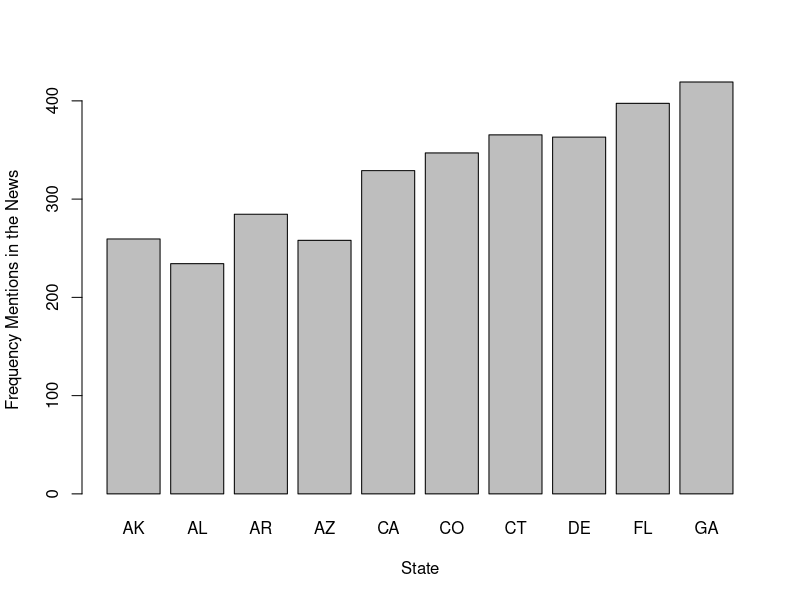
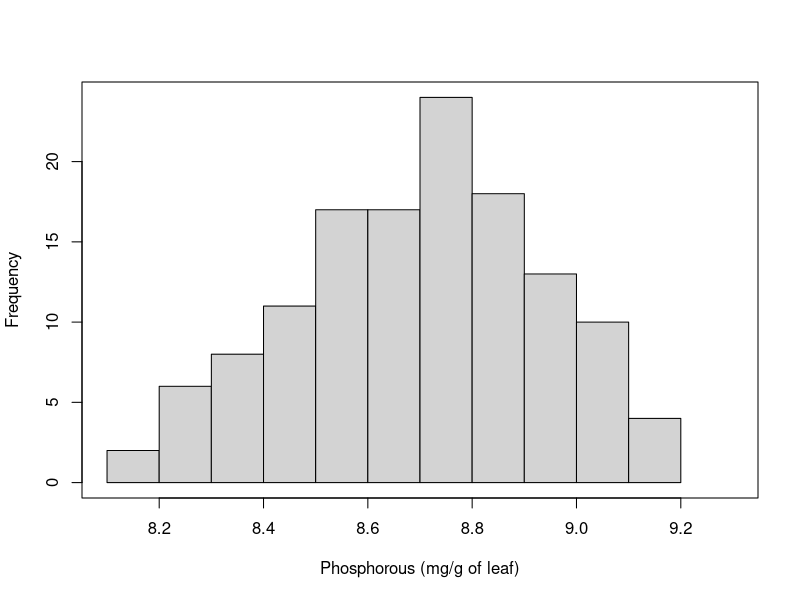
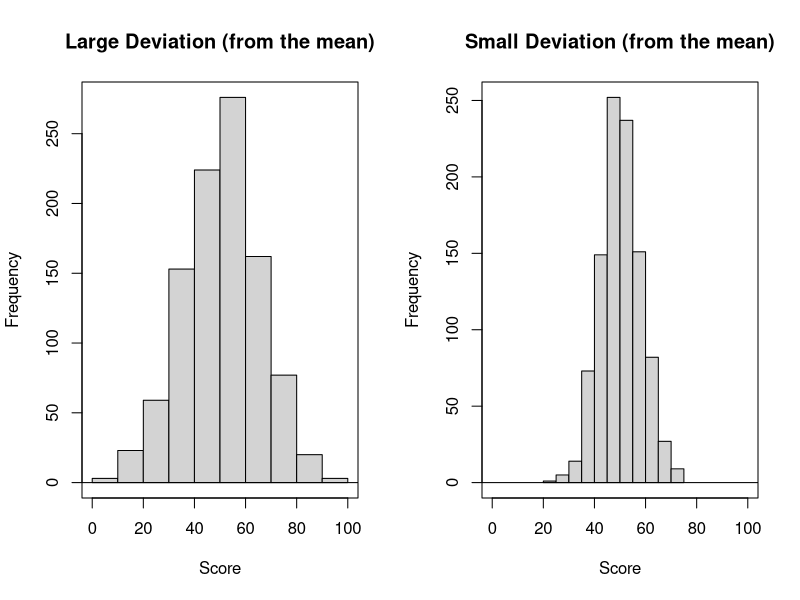
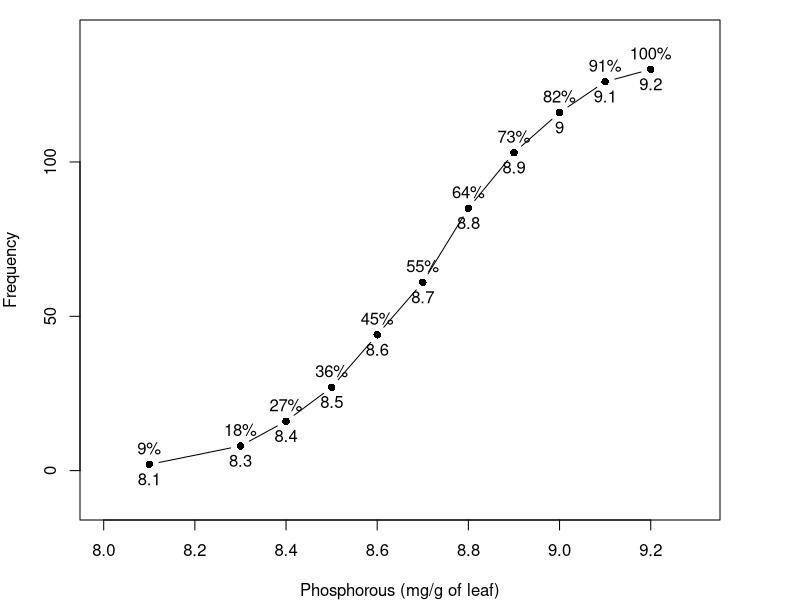
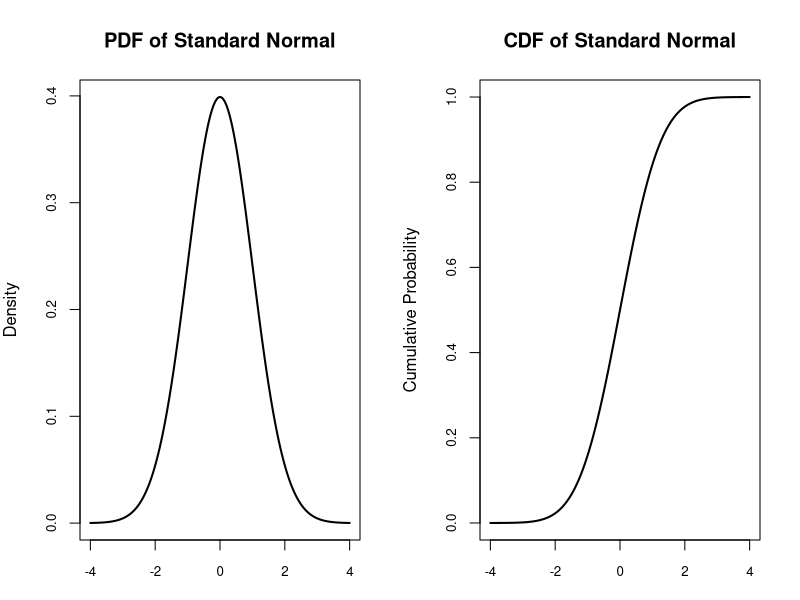
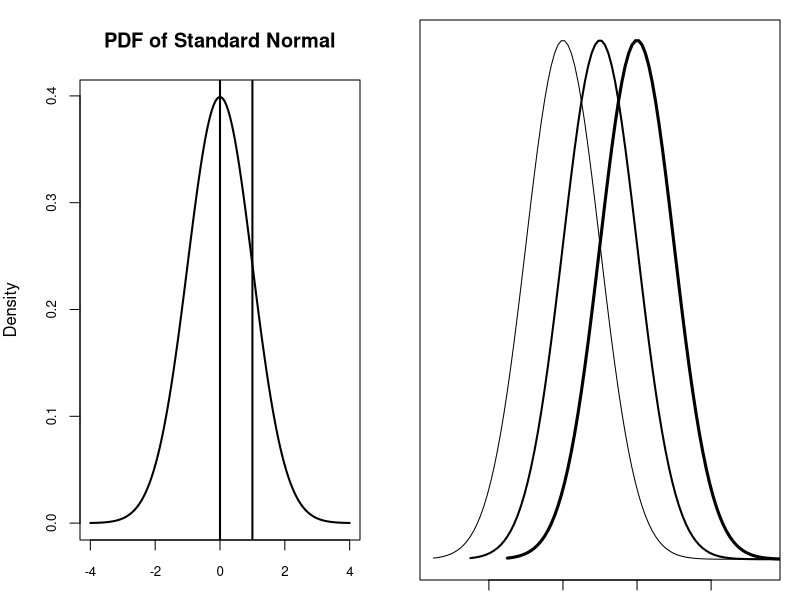
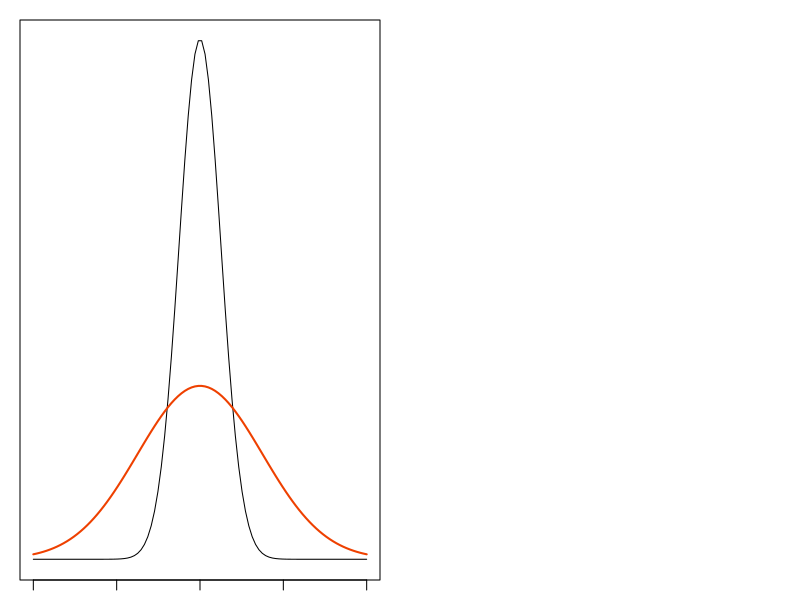
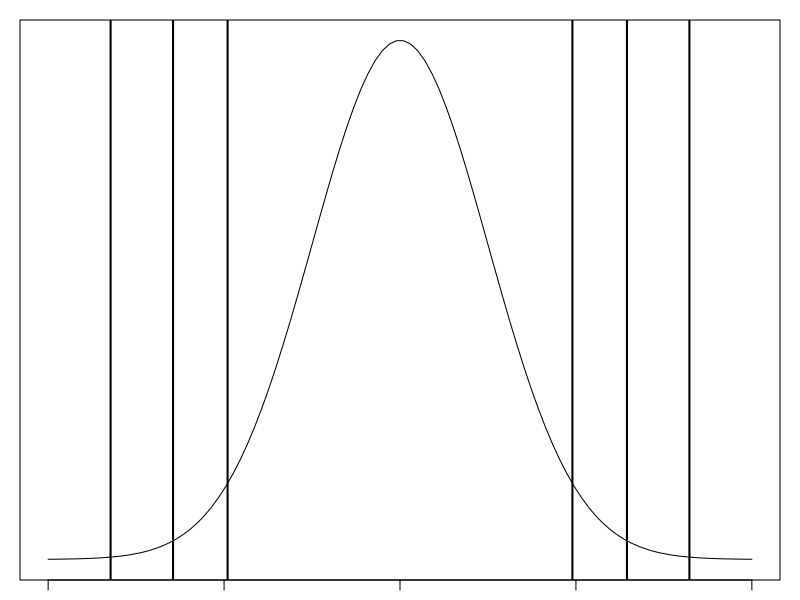

Here is the R script that generated these plots, in order:
## ---- chunk 1
barplot(longley$GNP[1:10] ~ state.abb[1:10], xlab = 'State', ylab = 'Frequency Mentions in the News')
## ---- chunk 2
# Histogram for fig 2.2.3
par(mfrow = c(1,1)) # This tells R to put 1 row, 2 columns
stuff.to.plot <- c(rep(8.1,2), rep(8.3,6), rep(8.4,8), rep(8.5,11), rep(8.6,17), rep(8.7,17), rep(8.8,24), rep(8.9,18), rep(9.0,13), rep(9.1,10), rep(9.2,4))
hist(stuff.to.plot, main = "", xlab = "Phosphorous (mg/g of leaf)", xlim = c(8.1,9.3), freq = T)
box()
## ---- chunk 3
# Histogram for fig 2.2.1 and 2.2.2
par(mfrow = c(1,2)) # This tells R to put 1 row, 2 columns
stuff.to.plot <- rnorm(n = 1000, mean = 50, sd = 15)
hist(stuff.to.plot, main = "Large Deviation (from the mean)", xlab = "Score", xlim = c(0,100))
box()
abline(h = 0)

stuff.to.plot <- rnorm(n = 1000, mean = 50, sd = 8)
hist(stuff.to.plot, main = "Small Deviation (from the mean)", xlab = "Score", xlim = c(0,100))
box()
abline(h = 0)

## ---- chunk 4
# Histogram for fig 2.2.3
par(mfrow = c(1,1), mar = c(4,4,1,4)) # This tells R to put 1 row, 2 columns
x <- c(8.1, 8.3, 8.4, 8.5, 8.6, 8.7, 8.8, 8.9, 9.0, 9.1, 9.2)
y <- c(2,8,16,27,44,61,85,103,116,126,130)
y2 <- y/130
plot(x,y, 
     main = "", 
     xlab = "Phosphorous (mg/g of leaf)", 
     ylab = "Frequency", 
     xlim = c(8.0,9.3), 
     ylim = c(-10,140), 
     type = 'b',
     pch=16,
     axes = F)
axis(side=2)
axis(side=1)

text(x = x, y = y, labels = paste0(round(seq(1,length(x))/length(x), 2)*100,'%'), pos = 3)
text(x = x, y = y, labels = x, pos = 1)
box()

## ---- chunk 5
set.seed(3000)
xseq<-seq(-4,4,.01)
densities<-dnorm(xseq, 0,1)
cumulative<-pnorm(xseq, 0, 1)
randomdeviates<-rnorm(1000,0,1)
par(mfrow=c(1,2), mar=c(3,4,4,2))
plot(xseq, densities,xlab="", ylab="Density", type="l",lwd=2, cex=2, main="PDF of Standard Normal", cex.axis=.8)
plot(xseq, cumulative, xlab="", ylab="Cumulative Probability",type="l",lwd=2, cex=2, main="CDF of Standard Normal", cex.axis=.8)
## ---- chunk 6
set.seed(3000)
xseq<-seq(-4,4,.01)
densities<-dnorm(xseq, 0,1)
cumulative<-pnorm(xseq, 0, 1)
randomdeviates<-rnorm(1000,0,1)
plot(xseq, densities,xlab="", ylab="Density", type="l",lwd=2, cex=2, main="PDF of Standard Normal", cex.axis=.8)
abline(v = c(0,1), lwd = 2)
## ---- chunk 7
# Figures 30 and 31 (went out of order)
par(mar = rep(1,4))
xlim. <- c(-3.5,5.5)
plot(x = seq(xlim.[1],xlim.[2], length.out = 100), y = dnorm(seq(xlim.[1],xlim.[2],length.out = 100)), 
     xlab = "", ylab = "Y", type = "l", yaxt = 'n', xlim = xlim.)
lines(x = seq(xlim.[1],xlim.[2], length.out = 100) + 1, y = dnorm(seq(xlim.[1],xlim.[2],length.out = 100)), lwd = 2)
lines(x = seq(xlim.[1],xlim.[2], length.out = 100) + 2, y = dnorm(seq(xlim.[1],xlim.[2],length.out = 100)), lwd = 3)
## ---- chunk 8
par(mar = rep(1,4)) 

xlim. <- c(-4,4)

plot(x = seq(xlim.[1],xlim.[2], length.out = 100), 
     y = dnorm(seq(xlim.[1],xlim.[2],length.out = 100), mean = 0, sd = 0.5), 
     xlab = "", ylab = NA, type = "l", yaxt = 'n', xlim = xlim.)

lines(x = seq(xlim.[1],xlim.[2], length.out = 100), 
      y = dnorm(seq(xlim.[1],xlim.[2],length.out = 100), mean = 0, sd = 1.5), 
      col = 'orangered2', lwd = 2)

labels <- c(expression(paste(mu,"-3",sigma)), expression(paste(mu,"-2",sigma)))

## ---- chunk 9
library(knitr)
vals <- rnorm(10)
dt <- data.frame(observation = vals,
                 centered.obs = vals - mean(vals),
                 scaled.centered.osb = (vals - mean(vals))/sd(vals),
                 Prob.get.less = pnorm((vals - mean(vals))/sd(vals)),
                 Prob.get.more = 1 - pnorm((vals - mean(vals))/sd(vals)))
dt <- round(dt,3)
names(dt) <- c('Obs', 
               'Centered Obs (difference between the value and the mean)', 
               'Scaled Centered Obs (Centered value divided by standard deviation, Z-score)', 
               'Prob (obs < Z)', 'Prob (Obs > Z)')
knitr::kable(dt)

dt <- data.frame(mean = mean(vals),
                 sd = sd(vals))
dt <- round(dt,3)
knitr::kable(dt)
## ---- chunk 10
par(mfrow = c(1,1)) # This tells R to put 1 row, 1 columns
plot(x = seq(-4,4, length.out = 100), 
     y = dnorm(seq(-4,4,length.out = 100)), ylab = "", type = "l", yaxt = 'n', xlab = "Quantile")
abline(v = c(-1.96, 1.96), lwd = 2)
abline(v = c(-2.58, 2.58), lwd = 2)
abline(v = c(-3.29, 3.29), lwd = 2)

#x axis labels and percentages need to be added 
## ---- chunk 11
par(mfrow = c(1,1), mar = c(4,4,1,4))  
x <- c(1,2,3,4,5)
y <- rnorm(length(x), mean = 0, sd = 1)
y <- y - mean(y)
plot(x,y, 
     main = "", xlab = "Sample from Lecturer in my Department", 
     ylab = "Deviation", xlim = c(1,5), 
     ylim = c(-max(abs(range(y))), max(abs(range(y)))), 
     pch=16, type = 'h')
points(x,y, pch = 20)
abline(h = 0)

## ---- chunk 12
par(mfrow = c(1,1)) # This tells R to put 1 row, 1 columns
plot(x = seq(-3,3, length.out = 100), 
     y = dnorm(seq(-3,3,length.out = 100)), ylab = "", type = "l", yaxt = 'n', xlab = "Quantile")
abline(v = c(-1.96, 1.96), lwd = 2)
#x axis labels and percentages need to be added 
## ---- chunk 13
par(mfrow = c(1,1)) # This tells R to put 1 row, 1 columns
plot(x = seq(-4,4, length.out = 100), y = dnorm(seq(-4,4,length.out = 100)), xlab = "Z", ylab = NA, type = "l", yaxt = 'n', xaxt = 'n')
abline(v = 1.96)

## ---- chunk 14
par(mfrow = c(1,1)) # This tells R to put 1 row, 1 columns
plot(x = seq(-4,4, length.out = 100), y = dnorm(seq(-4,4,length.out = 100)), xlab = "Z", ylab = "Y", type = "l", yaxt = 'n')
abline(v = -1.96)
abline(v = 1.96)
#Needs "-1.96", "1.45", and "1.96" arrows on x axis 
## ---- chunk 15
par(mfrow = c(1,1)) # This tells R to put 1 row, 1 columns
plot(x = seq(-4,4, length.out = 100), y = dnorm(seq(-4,4,length.out = 100)), xlab = "Z", ylab = "Y", type = "l", yaxt = 'n')
abline(v = -1.96)
abline(v = 1.96)
#Needs "-1.96", "1.45", and "1.96" arrows on x axis 
## ---- chunk 16
par(mfrow = c(2,1), mar=c(4,4,1,1)) 
plot(x = seq(-4,4, length.out = 100), y = dnorm(seq(-4,4,length.out = 100)), xlab = "Z (a)", ylab = "Y", type = "l", yaxt = 'n')
abline(v = -1.96)
abline(v = 1.96)
#Needs "-1.96", "1.45", and "1.96" arrows on x axis 


plot(x = seq(-4,4, length.out = 100), y = dnorm(seq(-4,4,length.out = 100)), xlab = "Z (b)", ylab = "Y", type = "l", yaxt = 'n')
abline(v = -1.645)

#Needs "-1.645" 
## ---- chunk 17
# Histogram for fig 4.8.1
par(mfrow = c(1,1)) # This tells R to put 1 row, 1 columns

plot(x = seq(-4,4, length.out = 100), y = dnorm(seq(-4,4,length.out = 100)), xlab = "Z", ylab = "Y", type = "l", yaxt = 'n')
abline(v = c(1.96,-1.96))
#Needs "-1.96", "1.45", and "1.96" arrows on x axis 
## ---- chunk 18
# Histogram for fig 4.8.1
par(mfrow = c(2,1), mar=c(4,4,1,1)) # This tells R to put 1 row, 1 columns

plot(x = seq(-4,4, length.out = 100), y = dnorm(seq(-4,4,length.out = 100)), xlab = "(a)", ylab = "Y", type = "l", yaxt = 'n', xlim = c(-4,6))
abline(v = c(1.96,-1.96))
#Needs arrows on x axis

plot(x = seq(-3,5, length.out = 100), y = dnorm(seq(-4,4,length.out = 100)), xlab = "(c)", ylab = "Y", type = "l", yaxt = 'n', xlim = c(-4,6))
abline(v = c(1.96,-1.96))

## ---- chunk 19
# Histogram for fig 4.8.1
par(mfrow = c(2,1), mar=c(4,4,1,1)) # This tells R to put 1 row, 1 columns

plot(x = seq(-4,4, length.out = 100), y = dnorm(seq(-4,4,length.out = 100)), xlab = "(a)", ylab = "Y", type = "l", yaxt = 'n', xlim = c(-4,6))
abline(v = c(1.96,-1.96))
#Needs arrows on x axis

plot(x = seq(-2,6, length.out = 100), y = dnorm(seq(-4,4,length.out = 100)), xlab = "(c)", ylab = "Y", type = "l", yaxt = 'n', xlim = c(-4,6))
abline(v = c(1.96,-1.96))

## ---- chunk 20
par(mfrow = c(1,1))  
x <- rnorm(100, 50, 35)
y <- rnorm(100, 0, 55)
plot(x,y, xlim = c(0,100), pch = 16, xlab = "x.val", ylab = "y.val")
line <- lm(y~x)
sum <- summary(line)
slope <- sum$coefficients[2,1]
b <- sum$coefficients[1,1]
curve(slope*x+b, from = min(x), to = max(x), add = T)
box()

## ---- chunk 21
library(MASS)
out <- as.data.frame(mvrnorm(100, mu = c(0,0), 
                             Sigma = matrix(c(1,0.56,0.56,1), ncol = 2), 
                             empirical = TRUE))

out$V1.s <- (out$V1 - min(out$V1))*10+10 #x
out$V2.s <- (out$V2 - min(out$V2))*20+30 #y

plot(out$V1.s,out$V2.s, pch = 16, xlab = "x.val", ylab = "y.val", xlim = c(10,60), main = "Positive Relationship")
line <- lm(out$V2.s~out$V1.s)
sum <- summary(line)
slope <- sum$coefficients[2,1]
b <- sum$coefficients[1,1]
curve(slope*x+b, from = 10, to = 60, add = T, lwd = 2)


## ---- chunk 22
library(MASS)
out <- as.data.frame(mvrnorm(100, mu = c(0,0), 
                             Sigma = matrix(c(1,-0.56,-0.56,1), ncol = 2), 
                             empirical = TRUE))

out$V1.s <- (out$V1 - min(out$V1))*10+10 #x
out$V2.s <- (out$V2 - min(out$V2))*20+30 #y

plot(out$V1.s,out$V2.s, pch = 16, xlab = "x.val", ylab = "y.val", xlim = c(10,60), main = "Negative Relationship")
line <- lm(out$V2.s~out$V1.s)
sum <- summary(line)
slope <- sum$coefficients[2,1]
b <- sum$coefficients[1,1]
curve(slope*x+b, from = 10, to = 60, add = T, lwd = 2)


## ---- chunk 23
par(mfrow = c(1,1), mar = c(4,4,1,4)) # This tells R to put 1 row, 2 columns
x <- c(1,2,3,4,5,1,2,3,4,5)
y <- c(5,3,3,6,8,8,9,10,13,14)

plot(x,y, main = "", xlab = "", ylab = NA, xlim = c(1,5), ylim = c(0,12), pch=16, type = 'n')
points(x[1:5],y[1:5], main = "", xlab = "Participant", ylab = NA, xlim = c(0,6), ylim = c(0,20), 
       pch=16, col = "blue", cex = 1.5)
abline(h = c(5.5, 11)[1])
segments(x[1:5],y[1:5],x[1:5],rep(5.5,5))
points(x[1:5],y[1:5], main = "", xlab = "", ylab = NA, 
       pch=16, col = "blue", cex = 1.5)
legend('topleft', legend = "Residual value of advertisements watched", bty = 'n')
## ---- chunk 24
par(mfrow = c(1,1), mar = c(4,4,1,4)) # This tells R to put 1 row, 2 columns
x <- c(1,2,3,4,5,1,2,3,4,5)
y <- c(5,3,3,6,8,8,9,10,13,14)
plot(x,y, main = "", xlab = "Participant", ylab = NA, xlim = c(1,5), ylim = c(5,15), pch=16, type = 'n')

points(x[6:10],y[6:10], main = "", xlab = "Participant", ylab = NA, xlim = c(0,6), ylim = c(0,20), 
       pch=16, col = "orangered2", cex = 1.5)
abline(h = c(5.5, 11)[2])
segments(x[6:10],y[6:10],x[6:10],rep(11,5))

points(x[6:10],y[6:10], main = "", xlab = "Participant", ylab = NA, xlim = c(0,6), ylim = c(0,20), 
       pch=16, col = "orangered2", cex = 1.5)
legend('topleft', legend = "Residual value of packets bought", bty = 'n')

